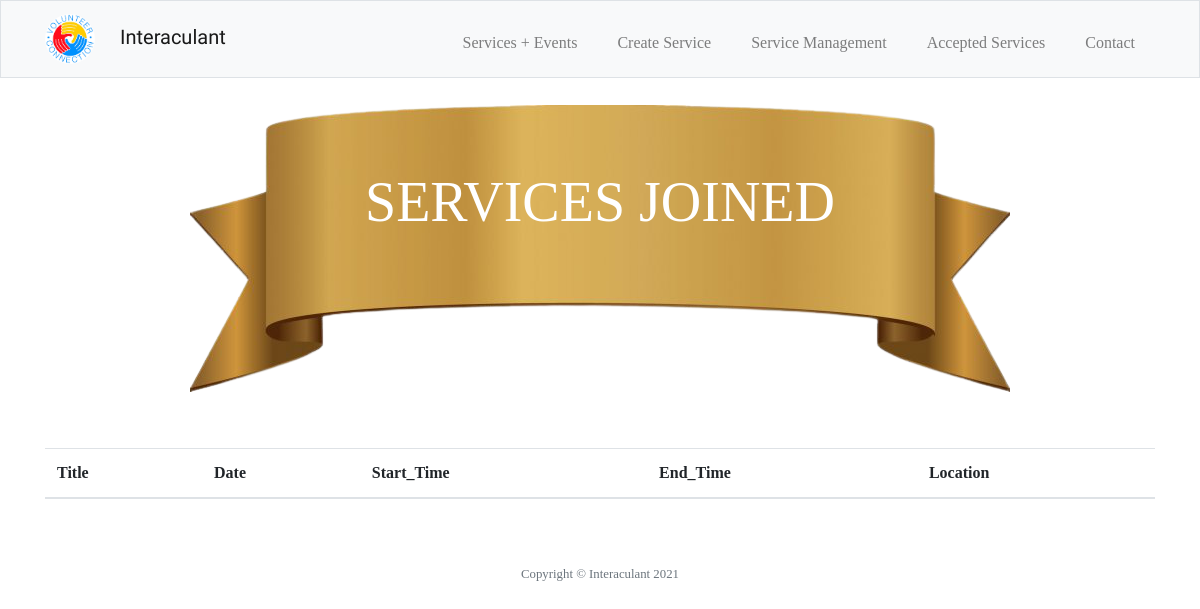
Page /service_joined (signed in) on the earlier database version.
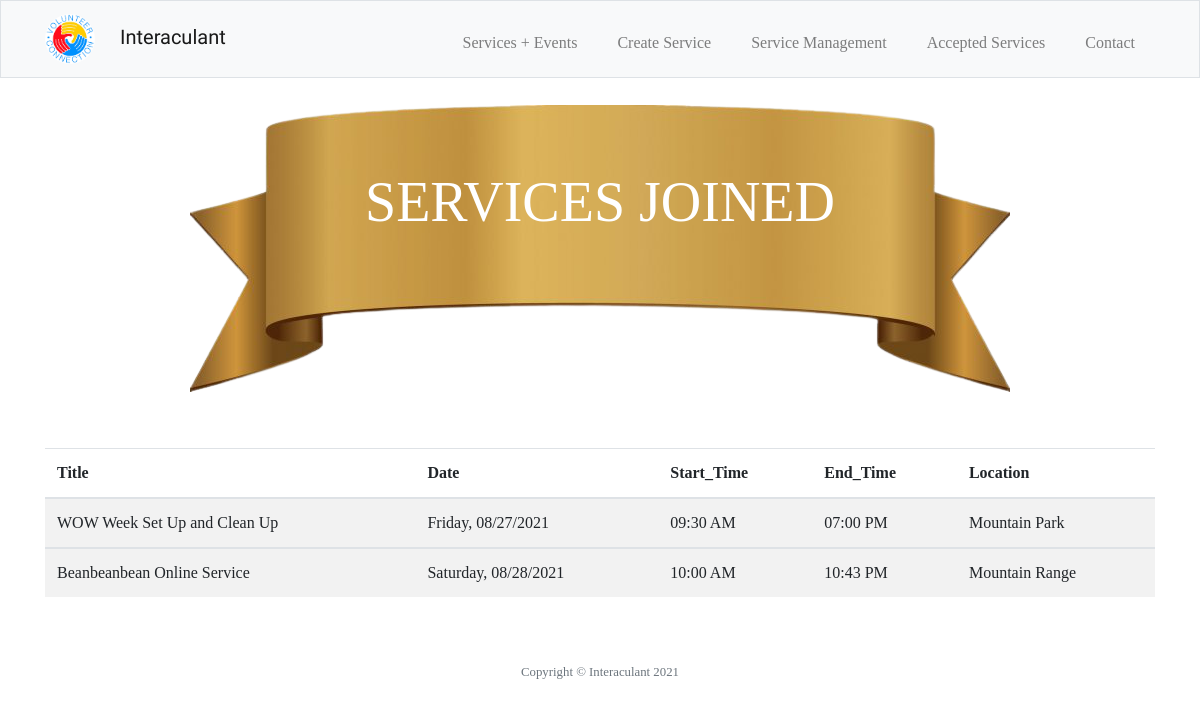
Same page on the later database version.
### tables this page shows
CREATE TABLE volunteers (services_id INTEGER, user_id INTEGER, volunteer_username TEXT NOT NULL, volunteer_email TEXT NOT NULL, title TEXT NOT NULL, date TEXT NOT NULL, start_time TEXT NOT NULL, end_time TEXT NOT NULL, location TEXT NOT NULL, FOREIGN KEY(services_id) REFERENCES services(id), FOREIGN KEY(user_id) REFERENCES users(id));

### app.py (the view)
@app.route("/service_joined", methods=["GET"])
@login_required
def service_joined():
    con = sqlite3.connect("volunteer.db")
    con.row_factory = dict_factory
    db = con.cursor()
    joined = db.execute("SELECT title, date, start_time, end_time, location from volunteers WHERE user_id =?", [session["user_id"]]).fetchall()
    con.commit()
    con.close()
    return render_template("services_joined.html", joined = joined)

### app.py (called while the page is built)
@app.after_request
def after_request(response):
    response.headers["Cache-Control"] = "no-cache, no-store, must-revalidate"
    response.headers["Expires"] = 0
    response.headers["Pragma"] = "no-cache"
    return response

### helper.py (called while the page is built)
def dict_factory(cursor, row):
    d = {}
    for idx,col in enumerate(cursor.description):
        d[col[0]] = row[idx]
    return d

def login_required(f):
    @wraps(f)
    def decorated_function(*args, **kwargs):
        if session.get("user_id") is None:
            return redirect("/login")
        return f(*args, **kwargs)
    return decorated_function

### templates/services_joined.html (shortened to what this page needs)
{% extends "layout.html" %}
{% block main %}
<header class="service-title">
    <div class="service-text display-4">
        <span>SERVICES JOINED</span>
    </div>
</header>
<section>
    <div class="container">
        <table class="table table-striped">
            <thead>
                <th scope="col">Title</th>
                <th scope="col">Date</th>
                <th scope="col">Start_Time</th>
                <th scope="col">End_Time</th>
                <th scope="col">Location</th>
            </thead>
            {% for join in joined %}
                <tbody>
                    <td scope="col">{{join.title}}</td>
                    <td scope="col">{{join.date}}</td>
                    <td scope="col">{{join.start_time}}</td>
                    <td scope="col">{{join.end_time}}</td>
                    <td scope="col">{{join.location}}</td>
                </tbody>
            {% endfor %}
        </table>
    </div>
</section>
{% endblock %}

### templates/layout.html (shortened to what this page needs)
<!DOCTYPE html>
<html lang="en">
<head>
    <link rel="stylesheet" href="https://cdn.jsdelivr.net/npm/bootstrap@4.5.3/dist/css/bootstrap.min.css">
    <link href="/static/login_register.css" rel="stylesheet">
    <link href="/static/landing.css" rel="stylesheet">
    <link href="/static/services.css" rel="stylesheet">
    <link href="/static/contact.css" rel="stylesheet">
    <link href="/static/create_service.css" rel="stylesheet">
    <link href="/static/service_management.css" rel="stylesheet">
</head>
<body>
    <nav class="navbar navbar-expand-md navbar-light bg-light border">
        <div class="container">
            <a class="navbar-brand" href="/services">
                <img style="height: 50px; width: 50px; border-radius: 50%;"src="/static/image/Volunteer_Connection.jpg" alt="volunteer"/>
                <span style="padding: 20px; font-family: 'Raleway', sans-serif; font-size: 20px;">Interaculant</span>
            </a>
            <div class="collapse navbar-collapse" id="navbarSupportedContent">
                {% if session.user_id %}
                <ul class="navbar-nav ml-auto mt-2">
                    <li class="nav-item"><a class="nav-link" href="/services">Services + Events</a></li>
                    <li class="nav-item"><a class="nav-link" href="/create_service">Create Service</a></li>
                    <li class="nav-item"><a class="nav-link" href="/service_management">Service Management</a></li>
                    <li class="nav-item"><a class="nav-link" href="/service_joined">Accepted Services</a></li>
                    <li class="nav-item"><a class="nav-link" href="/contact">Contact</a></li>
                {% else %}
                <ul class="navbar-nav ml-auto mt-2">
                    <li class="nav-item"><a class="nav-link" href="/">Home</a></li>
                    <li class="nav-item"><a class="nav-link" href="/contact">Contact</a></li>
                    <li class="nav-item"><a class="nav-link" href="/login">Log In</a></li>
                </ul>
                {% endif %}
            </div>
        </div>
    </nav>
    <main>
        {% block main %}{% endblock %}
    </main>
    <footer class="small text-center text-muted" style="margin-top: 50px; margin-bottom: 50px;">
        <span class="mb-3">Copyright &copy; Interaculant 2021</span>
    </footer>
</body>
</html>

### static/login_register.css (style rules this page uses)
* { box-sizing: border-box; margin: 0; padding: 0; font-family: tisa; }
.navbar .nav-item .nav-link { padding-right: 20px; padding-left: 20px }
::placeholder { font-size: 1rem; }
@media only screen { nav div ul { text-align: center; } }

### static/landing.css (style rules this page uses)
main { overflow-x: auto; }

### static/services.css (style rules this page uses)
main .service-title { background-image: url("/static/image/Ribbon.png"); background-repeat: no-repeat; background-position: center; background-size: auto; height: 300px; margin-top: 20px; position: relative; margin-bottom: 50px; }
main .service-text { position: absolute; top:35%; left: 50%; transform: translate(-50%, -50%); color: white; }

Differences in the rows shown:
added volunteers: title "WOW Week Set Up and Clean Up", date "Friday, 08/27/2021", start_time "09:30 AM", end_time "07:00 PM", location "Mountain Park"
added volunteers: title "Beanbeanbean Online Service", date "Saturday, 08/28/2021", start_time "10:00 AM", end_time "10:43 PM", location "Mountain Range"
